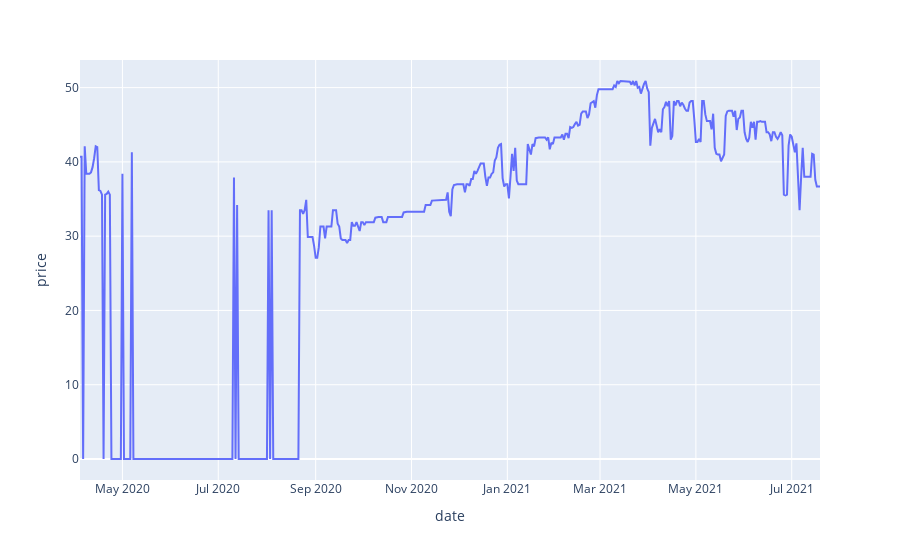

Notebook code for this chart:
### Code cell
fig = px.line(df.loc[(df["SKU"] == 32485) & (df["geoCluster"] == 2635)], x='date', y="price")
fig.show()

### Figure 1 — Plotly figure (JSON) as saved in the notebook; plotly's stock layout.template omitted (floating-point values rounded to 4 significant figures; data arrays with more than 128 entries replaced by an {"elided": "..."} marker saying what was removed)
{"data": [{"hovertemplate": "date=%{x}<br>price=%{y}<extra></extra>", "legendgroup": "", "line": {"color": "#636efa", "dash": "solid"}, "marker": {"symbol": "circle"}, "mode": "lines", "name": "", "orientation": "v", "showlegend": false, "type": "scatter", "x": {"elided": "472 str values"}, "xaxis": "x", "y": {"elided": "472 float values"}, "yaxis": "y"}], "layout": {"legend": {"tracegroupgap": 0}, "margin": {"t": 60}, "xaxis": {"anchor": "y", "domain": [0, 1], "title": {"text": "date"}}, "yaxis": {"anchor": "x", "domain": [0, 1], "title": {"text": "price"}}}}
